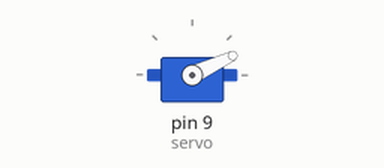
The sketch below on a simulated Arduino Uno, built with avr-gcc and run on an emulated ATmega328P. On the bench: servo.

Above: at 0.05 s.
At 6.0 s:
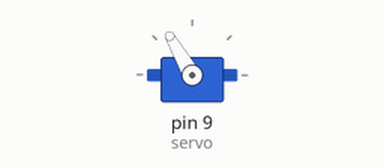
Timing chart, 0 to 7.8 s (numbered marks = the images above):
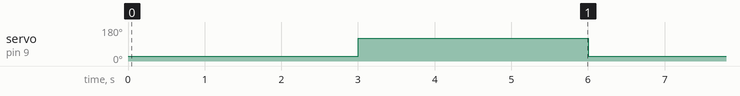

Measured:
- by itself, servo on pin 9 (servo): alternates 120° for 3.0 s and 25° for 3.0 s

The sketch:

Chess_Gripper_Servo_Angle_Calibration.ino
```cpp
#include <Servo.h>

Servo servo;

void setup() {
  servo.attach(9);
}

void loop() {
  servo.write(25);
  delay(3000);
  servo.write(120);
  delay(3000);
}
```
